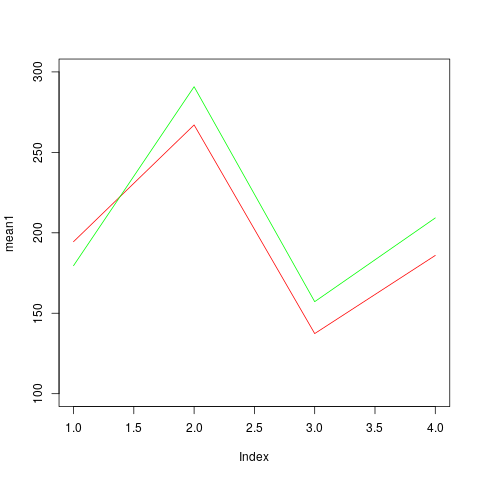

R code for this plot:
data = read.csv("T5_5_FBEETLES.DAT", header=F, sep="")
colnames(data) = list("Number", "group", "y1", "y2", "y3", "y4")

cols = c("y1", "y2", "y3", "y4")
p = length(cols)
data1 = subset(data, group==1)[,cols]
data2 = subset(data, group==2)[,cols]
n1 = nrow(data1)
n2 = nrow(data2)
mean1 = colMeans(data1)
mean2 = colMeans(data2)
var1 = var(data1)
var2 = var(data2)
varpool = (var1 * (n1 - 1) + var2 * (n2 - 1)) / (n1 + n2 - 2)

# parallelism
data1_d = data1[, 2:p] - data1[, 1:p-1]
data2_d = data2[, 2:p] - data2[, 1:p-1]
p_d = p - 1
mean1_d = colMeans(data1_d)
mean2_d = colMeans(data2_d)
var1_d = var(data1_d)
var2_d = var(data2_d)
varpool_d = (var1_d * (n1 - 1) + var2_d * (n2 - 1)) / (n1 + n2 - 2)
t2_d = n1 * n2 / (n1 + n2) * (mean1_d - mean2_d) %*% solve(varpool_d) %*% (mean1_d - mean2_d)
f_d = (n1 + n2 - p_d - 1) / p_d / (n1 + n2 - 2) * t2_d
fcrit_d = qf(0.95, p_d, n1 + n2 - p_d - 1)
t2_d
f_d
fcrit_d
if (f_d < fcrit_d) {
    print("Cannot Rejcet Parallelism")
} else
    print("Rejcet Parallelism")

# same level
sum1 = sum(mean1)
sum2 = sum(mean2)
sumpool = sum(varpool)
t_sum = abs(sum1 - sum2) / sqrt(sumpool * (1 / n1 + 1 / n2))
fcrit_sum = qt(1 - 0.05 / 2, n1 + n2 - 2)
if (t_sum < fcrit_sum) {
    print("Cannot Rejcet Same level effect")
} else
    print("Rejcet Same level effect")

# equal response
mean_eq = (mean1 * n1 + mean2 * n2) / (n1 + n2)
mean_eq = tail(mean_eq, p - 1) - head(mean_eq, p - 1)
t2_eq = (n1 + n2) * mean_eq %*% solve(varpool_d) %*% mean_eq
f_eq = (n1 + n2 - p) / p_d / (n1 + n2 - 2) * t2_eq
fcrit_eq = qf(0.95, p_d, n1 + n2 - 2)
if (f_eq < fcrit_eq) {
    print("Cannot Rejcet Equal response effect")
} else
    print("Rejcet Equal response effect")

X11()
plot(mean1, type="l", col="red", ylim=c(100, 300))
lines(mean2, type="l", col="green")
while(names(dev.cur()) !='null device') Sys.sleep(1)
